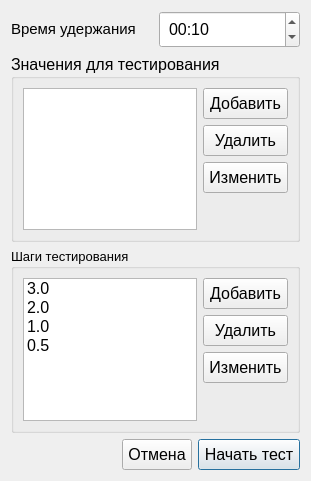
<?xml version="1.0" encoding="UTF-8"?>
<ui version="4.0">
 <class>OtherTestSettings</class>
 <widget class="QDialog" name="OtherTestSettings">
  <property name="geometry">
   <rect>
    <x>0</x>
    <y>0</y>
    <width>311</width>
    <height>481</height>
   </rect>
  </property>
  <property name="font">
   <font>
    <pointsize>14</pointsize>
   </font>
  </property>
  <property name="windowTitle">
   <string>Параметры тестирования</string>
  </property>
  <layout class="QVBoxLayout" name="verticalLayout_3">
   <item>
    <layout class="QHBoxLayout" name="horizontalLayout_3">
     <item>
      <widget class="QLabel" name="label">
       <property name="font">
        <font>
         <pointsize>12</pointsize>
        </font>
       </property>
       <property name="text">
        <string>&lt;html&gt;&lt;head/&gt;&lt;body&gt;&lt;p&gt;&lt;span style=&quot; font-size:11pt;&quot;&gt;Время удержания&lt;/span&gt;&lt;/p&gt;&lt;/body&gt;&lt;/html&gt;</string>
       </property>
      </widget>
     </item>
     <item>
      <widget class="QTimeEdit" name="timeEdit">
       <property name="font">
        <font>
         <pointsize>12</pointsize>
        </font>
       </property>
       <property name="styleSheet">
        <string notr="true">padding: 5px 5px;</string>
       </property>
       <property name="currentSection">
        <enum>QDateTimeEdit::Section::SecondSection</enum>
       </property>
       <property name="displayFormat">
        <string>mm:ss</string>
       </property>
       <property name="currentSectionIndex">
        <number>1</number>
       </property>
       <property name="time">
        <time>
         <hour>0</hour>
         <minute>0</minute>
         <second>10</second>
        </time>
       </property>
      </widget>
     </item>
    </layout>
   </item>
   <item>
    <widget class="QGroupBox" name="groupBox_2">
     <property name="font">
      <font>
       <family>Segoe UI</family>
       <pointsize>12</pointsize>
      </font>
     </property>
     <property name="title">
      <string>Значения для тестирования</string>
     </property>
     <layout class="QHBoxLayout" name="horizontalLayout">
      <item>
       <widget class="QListWidget" name="listWidget_value">
        <property name="editTriggers">
         <set>QAbstractItemView::EditTrigger::CurrentChanged|QAbstractItemView::EditTrigger::DoubleClicked|QAbstractItemView::EditTrigger::EditKeyPressed</set>
        </property>
       </widget>
      </item>
      <item>
       <layout class="QVBoxLayout" name="verticalLayout">
        <item>
         <widget class="QPushButton" name="pushButton_add_value">
          <property name="font">
           <font>
            <family>Segoe UI</family>
            <pointsize>12</pointsize>
           </font>
          </property>
          <property name="styleSheet">
           <string notr="true">padding: 5px 5px;</string>
          </property>
          <property name="text">
           <string>Добавить</string>
          </property>
          <property name="autoDefault">
           <bool>false</bool>
          </property>
         </widget>
        </item>
        <item>
         <widget class="QPushButton" name="pushButton_delete_value">
          <property name="font">
           <font>
            <family>Segoe UI</family>
            <pointsize>12</pointsize>
           </font>
          </property>
          <property name="styleSheet">
           <string notr="true">padding: 5px 5px;</string>
          </property>
          <property name="text">
           <string>Удалить</string>
          </property>
         </widget>
        </item>
        <item>
         <widget class="QPushButton" name="pushButton_change_value">
          <property name="font">
           <font>
            <family>Segoe UI</family>
            <pointsize>12</pointsize>
           </font>
          </property>
          <property name="styleSheet">
           <string notr="true">padding: 5px 5px;</string>
          </property>
          <property name="text">
           <string>Изменить</string>
          </property>
         </widget>
        </item>
        <item>
         <spacer name="verticalSpacer_2">
          <property name="orientation">
           <enum>Qt::Orientation::Vertical</enum>
          </property>
          <property name="sizeHint" stdset="0">
           <size>
            <width>20</width>
            <height>40</height>
           </size>
          </property>
         </spacer>
        </item>
       </layout>
      </item>
     </layout>
    </widget>
   </item>
   <item>
    <widget class="QGroupBox" name="groupBox">
     <property name="font">
      <font>
       <family>Segoe UI</family>
       <pointsize>10</pointsize>
      </font>
     </property>
     <property name="title">
      <string>Шаги тестирования</string>
     </property>
     <layout class="QHBoxLayout" name="horizontalLayout_2">
      <item>
       <widget class="QListWidget" name="listWidget_step">
        <property name="font">
         <font>
          <family>Segoe UI</family>
          <pointsize>12</pointsize>
         </font>
        </property>
        <item>
         <property name="text">
          <string>3.0</string>
         </property>
        </item>
        <item>
         <property name="text">
          <string>2.0</string>
         </property>
        </item>
        <item>
         <property name="text">
          <string>1.0</string>
         </property>
        </item>
        <item>
         <property name="text">
          <string>0.5</string>
         </property>
        </item>
       </widget>
      </item>
      <item>
       <layout class="QVBoxLayout" name="verticalLayout_2">
        <item>
         <widget class="QPushButton" name="pushButton_add_step">
          <property name="font">
           <font>
            <family>Segoe UI</family>
            <pointsize>12</pointsize>
           </font>
          </property>
          <property name="styleSheet">
           <string notr="true">padding: 5px 5px;</string>
          </property>
          <property name="text">
           <string>Добавить</string>
          </property>
         </widget>
        </item>
        <item>
         <widget class="QPushButton" name="pushButton_delete_step">
          <property name="font">
           <font>
            <family>Segoe UI</family>
            <pointsize>12</pointsize>
           </font>
          </property>
          <property name="styleSheet">
           <string notr="true">padding: 5px 5px;</string>
          </property>
          <property name="text">
           <string>Удалить</string>
          </property>
         </widget>
        </item>
        <item>
         <widget class="QPushButton" name="pushButton_change_step">
          <property name="font">
           <font>
            <family>Segoe UI</family>
            <pointsize>12</pointsize>
           </font>
          </property>
          <property name="styleSheet">
           <string notr="true">padding: 5px 5px;</string>
          </property>
          <property name="text">
           <string>Изменить</string>
          </property>
         </widget>
        </item>
        <item>
         <spacer name="verticalSpacer">
          <property name="orientation">
           <enum>Qt::Orientation::Vertical</enum>
          </property>
          <property name="sizeHint" stdset="0">
           <size>
            <width>20</width>
            <height>40</height>
           </size>
          </property>
         </spacer>
        </item>
       </layout>
      </item>
     </layout>
    </widget>
   </item>
   <item>
    <layout class="QHBoxLayout" name="horizontalLayout_4">
     <item>
      <spacer name="horizontalSpacer_2">
       <property name="orientation">
        <enum>Qt::Orientation::Horizontal</enum>
       </property>
       <property name="sizeHint" stdset="0">
        <size>
         <width>40</width>
         <height>20</height>
        </size>
       </property>
      </spacer>
     </item>
     <item>
      <widget class="QPushButton" name="pushButton_2">
       <property name="font">
        <font>
         <pointsize>12</pointsize>
        </font>
       </property>
       <property name="styleSheet">
        <string notr="true">padding: 5px 5px;</string>
       </property>
       <property name="text">
        <string>Отмена</string>
       </property>
      </widget>
     </item>
     <item>
      <widget class="QPushButton" name="pushButton">
       <property name="font">
        <font>
         <pointsize>12</pointsize>
        </font>
       </property>
       <property name="styleSheet">
        <string notr="true">padding: 5px 5px;</string>
       </property>
       <property name="text">
        <string>Начать тест</string>
       </property>
       <property name="default">
        <bool>true</bool>
       </property>
      </widget>
     </item>
    </layout>
   </item>
  </layout>
 </widget>
 <resources/>
 <connections>
  <connection>
   <sender>pushButton_2</sender>
   <signal>clicked()</signal>
   <receiver>OtherTestSettings</receiver>
   <slot>reject()</slot>
   <hints>
    <hint type="sourcelabel">
     <x>80</x>
     <y>360</y>
    </hint>
    <hint type="destinationlabel">
     <x>19</x>
     <y>362</y>
    </hint>
   </hints>
  </connection>
  <connection>
   <sender>pushButton</sender>
   <signal>clicked()</signal>
   <receiver>OtherTestSettings</receiver>
   <slot>accept()</slot>
   <hints>
    <hint type="sourcelabel">
     <x>147</x>
     <y>357</y>
    </hint>
    <hint type="destinationlabel">
     <x>225</x>
     <y>376</y>
    </hint>
   </hints>
  </connection>
 </connections>
</ui>
